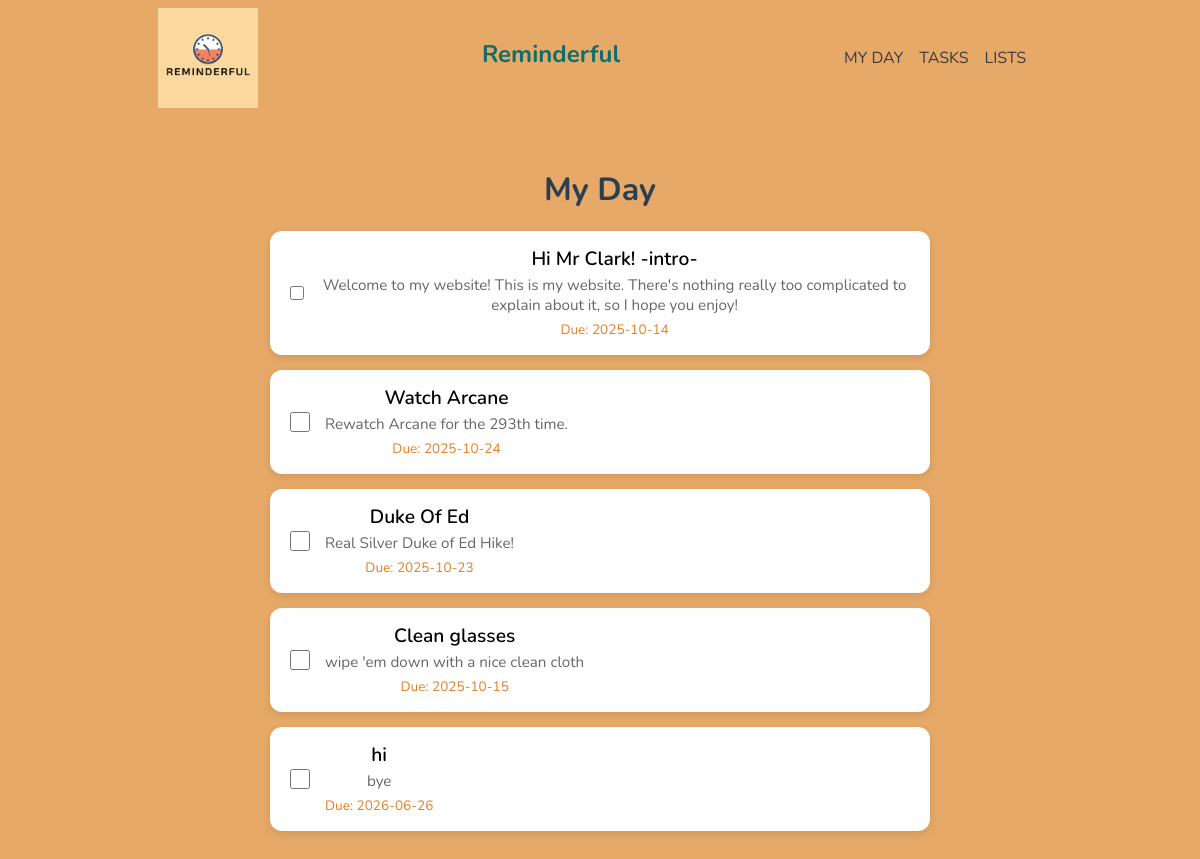
The page /index.html on the database its author committed.
### tables this page shows
CREATE TABLE reminders (
    id INTEGER PRIMARY KEY AUTOINCREMENT,
    title TEXT NOT NULL,
    description TEXT,
    due_date TEXT
);

### main.py (the view)
@app.route("/")
@app.route("/index.html")
def index():
    try:
        reminders = dbHandler.listReminders()
        print(f"[DEBUG] Loaded {len(reminders)} reminders for homepage")
    except Exception as e:
        print("[ERROR] Could not load reminders:", e)
        reminders = []
    return render_template("index.html", reminders=reminders)

### database_manager.py (called while the page is built)
def listReminders():
    con = sql.connect(DB_PATH)
    cur = con.cursor()
    data = cur.execute("SELECT * FROM reminders").fetchall()
    con.close()
    return data

### templates/index.html
{% extends "layout.html" %}
{% block content %}
<div class="myday-container">
  <h2>My Day</h2>
  <div class="task-list">
    {% for row in reminders %}
    <div class="task-card">
      <input type="checkbox" class="task-check" />
      <div class="task-info">
        <h3>{{ row[1] }}</h3>
        <p>{{ row[2] }}</p>
        <span class="due-date">Due: {{ row[3] }}</span>
      </div>
    </div>
    {% else %}
    <p class="empty">No reminders yet. Add one on the <a href="/tasks.html">Tasks</a> page.</p>
    {% endfor %}
  </div>
</div>
{% endblock %}

### templates/layout.html (shortened to what this page needs)
<!DOCTYPE html>
<html lang="en">
  <head>
    <link rel="stylesheet" href="static/css/style.css" />
  </head>
  <body>
    <main>
      {% include "partials/menu.html" %} {% block content %}{% endblock %}
    </main>
  </body>
</html>

### templates/partials/menu.html
<nav>
  <img src="static\images\logo.png" alt="Reminderful Logo" />
  <h1>Reminderful</h1>
  <ul class="topnav">
    <li>
      <a
        href="{{ url_for('index') }}"
        class="{% if request.endpoint == 'home' %}active{% endif %}"
        >My Day</a
      >
    </li>
    <li>
      <a
        href="{{ url_for('tasks') }}"
        class="{% if request.endpoint == 'tasks' %}active{% endif %}"
        >Tasks</a
      >
    </li>
    <li>
      <a
        href="{{ url_for('lists') }}"
        class="{% if request.endpoint == 'lists' %}active{% endif %}"
        >Lists</a
      >
    </li>
  </ul>
</nav>

### static/css/style.css (style rules this page uses)
* { margin: 0; padding: 0; box-sizing: border-box; }
body { background: #e6a967; font-family: "Nunito", sans-serif; font-size: 1rem; }
main { max-width: 900px; margin: auto; padding: 0.5rem; text-align: center; }
nav { display: flex; justify-content: space-between; align-items: center; }
nav img { height: 100px; }
nav ul { list-style: none; display: flex; }
nav li { margin-right: 1rem; }
nav ul li a { text-decoration-line: none; text-transform: uppercase; color: #393b45; }
nav h1 { color: #106d69; margin-bottom: 0.5rem; }
.myday-container { max-width: 700px; margin: 40px auto; padding: 20px; }
.myday-container h2 { font-size: 2rem; text-align: center; margin-bottom: 20px; color: #2c3e50; }
.task-list { display: flex; flex-direction: column; gap: 15px; }
.task-card { display: flex; align-items: center; background: #fff; padding: 15px 20px; border-radius: 12px; box-shadow: 0 3px 8px rgba(0,0,0,0.1); transition: transform 0.2s ease, box-shadow 0.2s ease; }
.task-check { width: 20px; height: 20px; margin-right: 15px; cursor: pointer; }
.task-info h3 { margin: 0; font-size: 1.2rem; font-weight: 600; }
.task-info p { margin: 3px 0; color: #666; font-size: 0.95rem; }
.due-date { font-size: 0.85rem; color: #e67e22; }

### rows shown on the page
reminders: title "Hi Mr Clark! -intro-", description "Welcome to my website! This is my website. There's nothing really too complicated to explain about it, so I hope you enjoy!", due_date "2025-10-14"
reminders: title "Watch Arcane", description "Rewatch Arcane for the 293th time.", due_date "2025-10-24"
reminders: title "Duke Of Ed", description "Real Silver Duke of Ed Hike!", due_date "2025-10-23"
reminders: title "Clean glasses", description "wipe 'em down with a nice clean cloth", due_date "2025-10-15"
reminders: title "hi", description "bye", due_date "2026-06-26"
